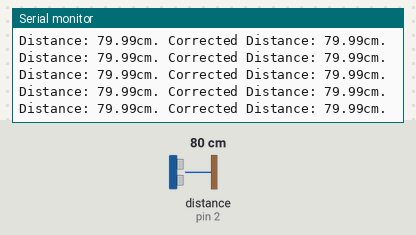
Bench run of a sketch on a simulated Arduino Uno, built with avr-gcc and run on an emulated ATmega328P. Parts: the last lines printed to the serial monitor. The test bench sets the inputs (shaded band); at power-on: distance to the obstacle (sensor on pin 2) 80 cm. The echo pulse lasts 58.3 µs per cm.

Above: at 1.2 s.
1.3 s: distance to the obstacle (sensor on pin 2) set to 250 cm
At 1.63 s:
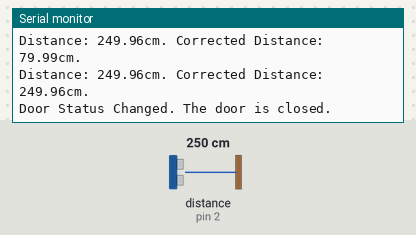
3.0 s: distance to the obstacle (sensor on pin 2) set to 2 cm
At 3.13 s:
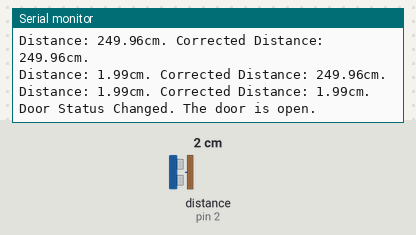
Timing chart, 0 to 6.0 s (numbered marks = the images above; inputs shaded):
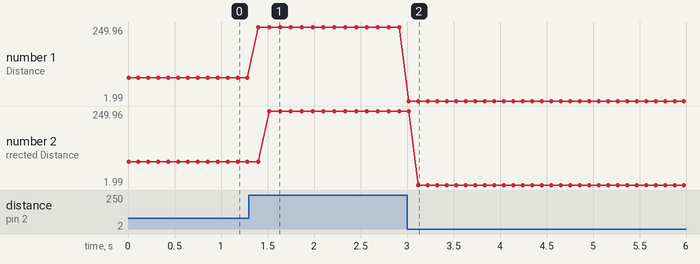

Measured:
- after the input at 1.3 s, the serial monitor: prints a new line after 0.10 s (image 1)
- after the input at 3.0 s, the serial monitor: prints a new line at once (image 2)
- plotted number 1: 79.99 → 249.96 after the input at 1.3 s, 249.96 → 1.99 after the input at 3.0 s
- plotted number 2: 79.99 → 249.96 after the input at 1.3 s, 249.96 → 1.99 after the input at 3.0 s

The sketch:

doorDetector.ino
```cpp
#define TRIGGER 0
#define ECHO 2

const float distanceLimit = 150;

bool isDoorOpen = true;
bool lastDoorStatus = true;

const int SIZE = 3;
float lastThreeDistances[SIZE] = { -1, -1, -1 };

void setup() {
  pinMode(TRIGGER, OUTPUT);
  pinMode(ECHO, INPUT);
  Serial.begin(115200);
}

float addElement(float newElement) {
  float flag = -1;
  float correctedVal = 0;
  if (lastThreeDistances[0] != flag && lastThreeDistances[0] != 0 && newElement != 0) {

    float sum = 0;

    float oldDistanceArray[3];

    for (int i = 0; i < SIZE; i++) {
      oldDistanceArray[i] = lastThreeDistances[i];
      sum += lastThreeDistances[i];
    }

    // Shift all elements to the left
    for (int i = 0; i < SIZE - 1; i++) {
      lastThreeDistances[i] = lastThreeDistances[i + 1];
    }

    float average = sum / SIZE;
    float variance = 0;

    for (int i = 0; i < SIZE; i++) {
      variance += sq(oldDistanceArray[i] - average);
    }

    float sd = sqrt(variance / SIZE);
    float delta = abs(newElement - average);

    // if the deviation of the current values is more than the variance
    if (delta <= 3 * sd) {
      correctedVal = newElement;
    } else {
      float newValue = newElement > average ? average + sd : average - sd;
      correctedVal = newValue;
    }

  } else {
    for (int i = 0; i < SIZE - 1; i++) {
      lastThreeDistances[i] = lastThreeDistances[i + 1];
    }

    correctedVal = newElement;
  }
  lastThreeDistances[SIZE - 1] = newElement;
  return correctedVal;
}

void checkDoorStatus(float checkDistance) {

  isDoorOpen = checkDistance < distanceLimit;

  if (lastDoorStatus != isDoorOpen) {
    Serial.print("Door Status Changed. ");

    if (isDoorOpen) {
      Serial.println("The door is open.");
    } else {
      Serial.println("The door is closed.");
    }

    lastDoorStatus = isDoorOpen;
  }
}

float duration, distance;

void loop() {

  digitalWrite(TRIGGER, LOW);
  delayMicroseconds(2);
  digitalWrite(TRIGGER, HIGH);
  delayMicroseconds(10);
  digitalWrite(TRIGGER, LOW);

  duration = pulseIn(ECHO, HIGH);
  distance = (duration * 343) / 20000;
  float correctedDistance = addElement(distance);
  Serial.print("Distance: ");
  Serial.print(distance);
  Serial.print("cm. Corrected Distance: ");
  Serial.print(correctedDistance);
  Serial.println("cm.");
  checkDoorStatus(correctedDistance);

  delay(100);
}
```
